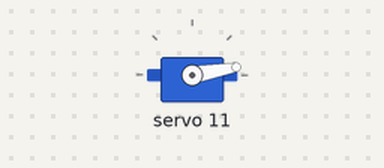
The sketch below on a simulated Arduino Uno, built with avr-gcc and run on an emulated ATmega328P. On the bench: servo.

Above: at 0.05 s.
At 1.4 s:
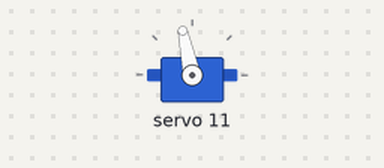
At 2.75 s:
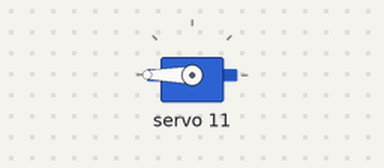
At 5.45 s:
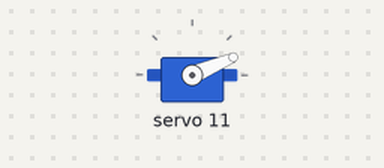
Timing chart, 0 to 8.0 s (numbered marks = the images above):
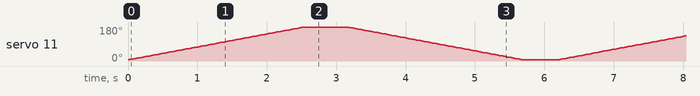

The sketch:

drive_a_servo-pwm.ino
```cpp
#include <Wire.h>                       //IIC通讯头文件
#include <Adafruit_PWMServoDriver.h> //16路舵机控制板头文件
//以这种方式调用，它使用默认地址0x40。
Adafruit_PWMServoDriver pwm=Adafruit_PWMServoDriver();

#define SERVOMIN  150 //这是“最小”高电平占空比计数（在4096中）
#define SERVOMAX  600 //这是“最大”高电平占空比计数（在4096中）

void setup() {
   pwm.begin();  //初始化pca9685模块
   pwm.setPWMFreq(60);  //设置频率60Hz
}
void loop() {
  for(int i=SERVOMIN;i<=SERVOMAX;i++)//从0°-180°
  {
    pwm.setPWM(11,0,i);//关节2（尾巴）舵机接在11号PWM口
    delay(5);//舵机旋转需要时间,如果太快更新角度,舵机来不及反应
  }
  delay(500);
  for(int i=SERVOMAX;i>=SERVOMIN;i--)//从180°-0°
  {
    pwm.setPWM(11,0,i);
    delay(5);
  }
  delay(500);
}
```
